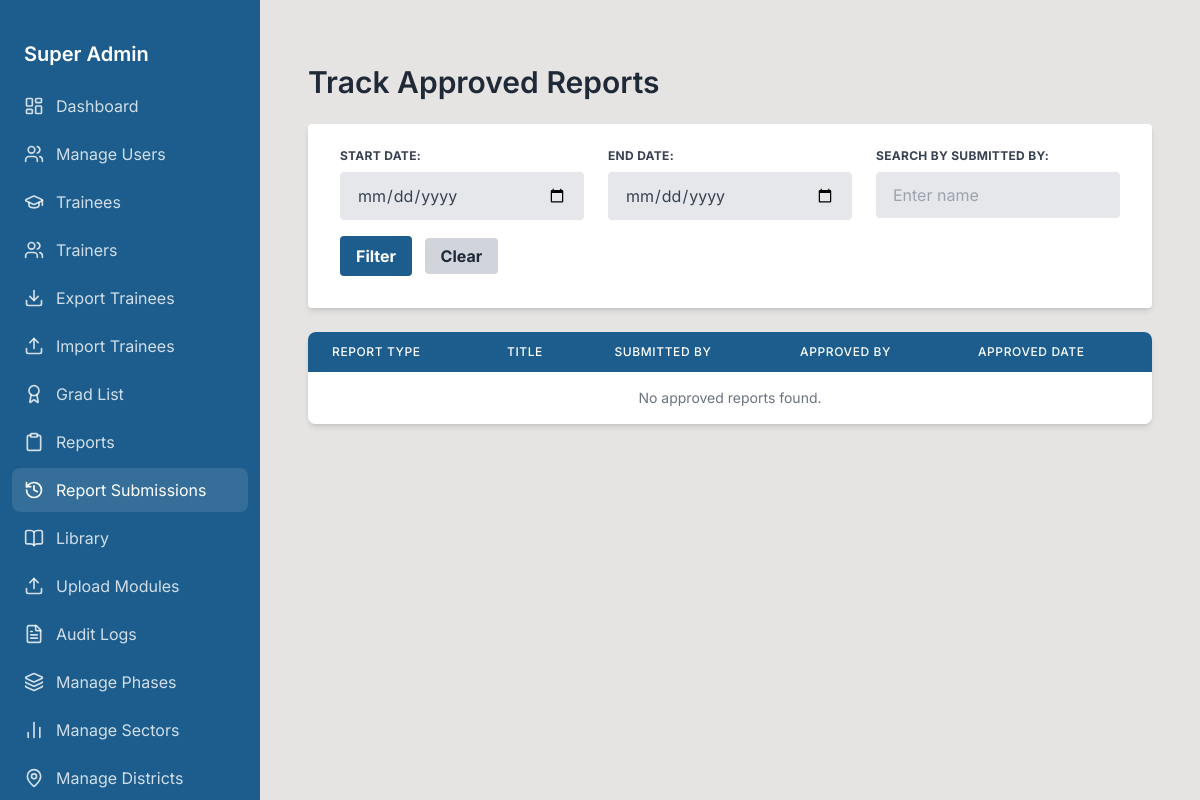
Page /track-reports/ (signed in) on the earlier database version.
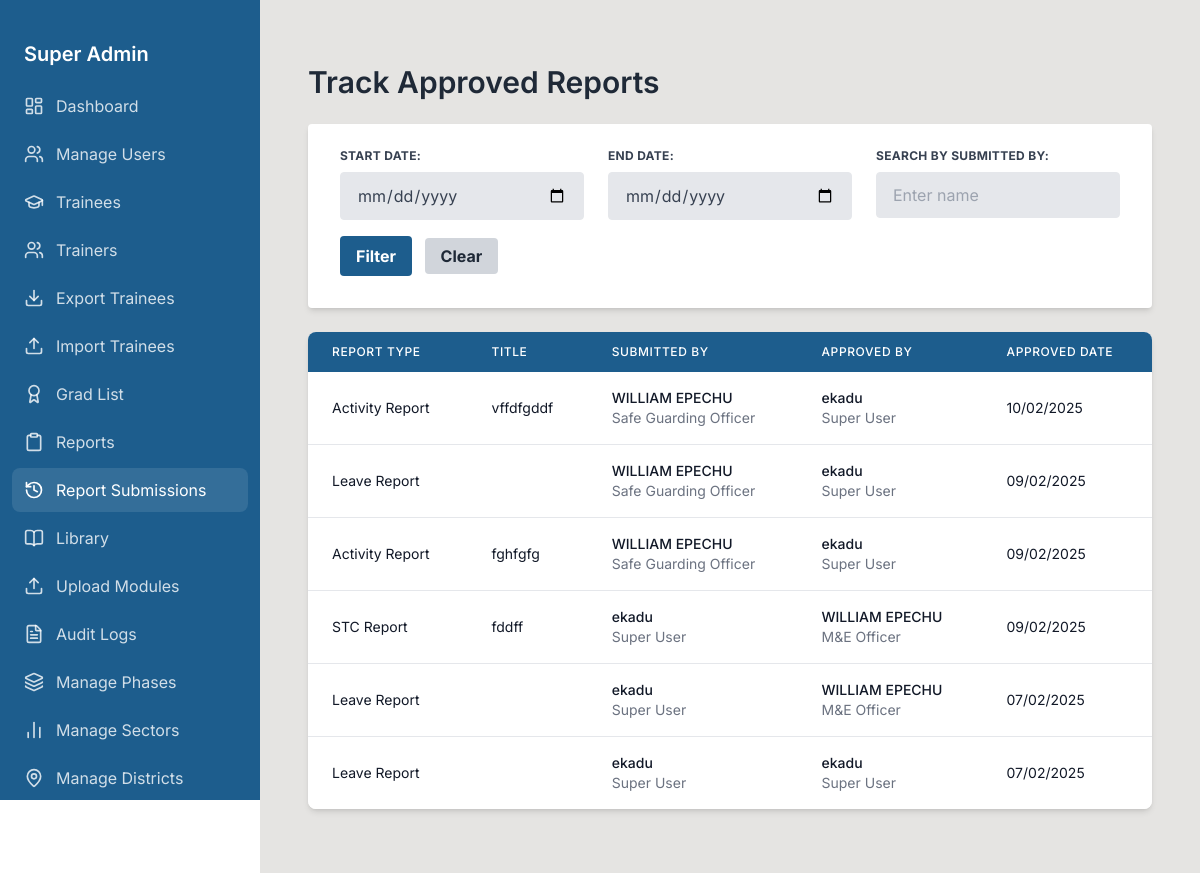
Same page on the later database version.
### urdt_app/models.py (models this page shows, shortened)
class ActivityReport(models.Model):
    STATUS_CHOICES = [
        ('PENDING', 'Pending'),
        ('APPROVED', 'Approved'),
        ('REJECTED', 'Rejected'),
    ]
    report_type = models.CharField(max_length=10, default='ACTIVITY')
    status = models.CharField(max_length=10, choices=STATUS_CHOICES, default='PENDING')
    prepared_by = models.ForeignKey(
        settings.AUTH_USER_MODEL,
        on_delete=models.CASCADE,
        related_name='activity_prepared_reports'
    )
    created_at = models.DateTimeField(auto_now_add=True)
    assigned_approver = models.ForeignKey(
        settings.AUTH_USER_MODEL,
        null=True, blank=True,
        on_delete=models.SET_NULL,
        related_name='activity_reports_to_approve',
        limit_choices_to=~Q(role__in=['TRAINER','TRAINEE'])
    )
    approved_by = models.ForeignKey(
        settings.AUTH_USER_MODEL,
        null=True, blank=True,
        on_delete=models.SET_NULL,
        related_name='activity_approved_reports'
    )
    approved_at = models.DateField(null=True, blank=True)
    viewers = models.ManyToManyField(
        settings.AUTH_USER_MODEL,
        blank=True,
        related_name='activity_viewable_reports',
        limit_choices_to=~Q(role__in=['TRAINER','TRAINEE'])
    )
    project_name = models.CharField(max_length=255)
    title = models.CharField(max_length=255)
    date = models.DateField(null=True, blank=True, help_text="Date of the activity")
    venue = models.CharField(max_length=255, blank=True)
    purpose = models.TextField(blank=True)
    outcome = models.TextField(blank=True)
    key_activities_conducted = models.TextField(blank=True)
    results_of_activity_findings = models.TextField(blank=True)
    emerging_issues_key_lesson = models.TextField(blank=True)
    challenges_and_mitigation = models.TextField(blank=True)
    key_actions_recommendations = models.TextField(blank=True)

class CustomUser(AbstractUser):
    ROLE_CHOICES = [
        ('SUPER_USER', 'Super User'),
        ('ADMINISTRATIVE_USER', 'Admin'),
        ('SUB_ADMIN', 'Sub Admin'),
        ('EPICENTER_MANAGER', 'Epicenter Manager'),
        ('SECTOR_LEAD', 'Sector Lead'),
        ('DATA_ENTRANT', 'Data Entrant'),
        ('TRAINER', 'Trainer'),
        ('TRAINEE', 'Trainee'),
    ]
    DESIGNATION_CHOICES = [
        ('Project Manager', 'Project Manager'),
        ('CEO', 'CEO'),
        ('Academic Registrar', 'Academic Registrar'),
        ('Director Education and Training', 'Director Education and Training'),
        ('Director Finance and Admin', 'Director Finance and Admin'),
        ('Director Epicentre Strategy', 'Director Epicentre Strategy'),
        ('Director Cooperate Relations', 'Director Corporate Relations'),
        ('Human Resource', 'Human Resource'),
        ('Safe Guarding Officer', 'Safeguarding Officer'),
        ('Principal', 'Principal'),
        ('Accountant', 'Accountant'),
        ('M&E Officer', 'M&E Officer'),
        ('MERL Coordinator', 'MERL Coordinator'),
        ('IT Officer', 'IT Officer'),
        ('Artisan', 'Artisan'),
        ('Agribusiness Practitioner', 'Agribusiness Practitioner'),
    ]
    role = models.CharField(max_length=20, choices=ROLE_CHOICES, default='SECTOR_LEAD')
    designation = models.CharField(max_length=255, null=True, blank=True)
    phone_number = models.CharField(max_length=15, blank=True, null=True)
    sector = models.ForeignKey(
        'Sector', on_delete=models.SET_NULL, null=True, blank=True, related_name='sector_leads'
    )
    district = models.ForeignKey(
        'District', on_delete=models.SET_NULL, null=True, blank=True, related_name='epicenter_managers'
    )
    data_entrant_district = models.ForeignKey(
        'District', on_delete=models.SET_NULL, null=True, blank=True, related_name='data_entrants'
    )
    can_enroll_trainees = models.BooleanField(default=False, help_text="Can enroll trainees")
    can_enroll_trainers = models.BooleanField(default=False, help_text="Can enroll trainers")
    can_edit_trainees = models.BooleanField(default=False, help_text="Can edit assigned trainees")

class LeaveReport(models.Model):
    STATUS_CHOICES = [
        ('PENDING', 'Pending'),
        ('APPROVED', 'Approved'),
        ('REJECTED', 'Rejected'),
    ]
    report_type = models.CharField(max_length=20, default='LEAVE')
    status = models.CharField(
        max_length=10, choices=STATUS_CHOICES, default='PENDING'
    )
    prepared_by = models.ForeignKey(
        settings.AUTH_USER_MODEL,
        on_delete=models.CASCADE,
        related_name='leave_prepared_reports'
    )
    created_at = models.DateTimeField(auto_now_add=True)
    assigned_approver = models.ForeignKey(
        settings.AUTH_USER_MODEL,
        null=True, blank=True,
        on_delete=models.SET_NULL,
        related_name='leave_reports_to_approve',
        limit_choices_to=~Q(role__in=['TRAINER','TRAINEE'])
    )
    approved_by = models.ForeignKey(
        settings.AUTH_USER_MODEL,
        null=True, blank=True,
        on_delete=models.SET_NULL,
        related_name='leave_approved_reports'
    )
    approved_at = models.DateField(null=True, blank=True)
    viewers = models.ManyToManyField(
        settings.AUTH_USER_MODEL,
        blank=True,
        related_name='leave_viewable_reports',
        limit_choices_to=~Q(role__in=['TRAINER','TRAINEE'])
    )
    LEAVE_TYPE_CHOICES = [
        ('Annual', 'Annual'),
        ('Sick', 'Sick'),
        ('Maternity/Paternity', 'Maternity/Paternity'),
        ('Study', 'Study'),
        ('Sabbatical', 'Sabbatical'),
        ('Other', 'Other'),
    ]
    type_of_leave = models.CharField(max_length=255, blank=True, help_text="Comma-separated leave types chosen")
    other_leave_text = models.CharField(max_length=255, blank=True, help_text="If 'Other' is chosen")
    previous_allocation = models.CharField(max_length=100, blank=True)
    taken = models.CharField(max_length=100, blank=True)
    remaining = models.CharField(max_length=100, blank=True)
    start_date = models.DateField(null=True, blank=True)
    end_date = models.DateField(null=True, blank=True)
    total_days = models.IntegerField(editable=False, null=True, blank=True)  # Auto-calculated field
    resuming_work_day = models.DateField(null=True, blank=True)

class STCReport(models.Model):
    STATUS_CHOICES = [
        ('PENDING', 'Pending'),
        ('CHECKED', 'Checked'),
        ('APPROVED', 'Approved'),
        ('REJECTED', 'Rejected'),
    ]
    report_type = models.CharField(max_length=10, default='STC')
    status = models.CharField(max_length=10, choices=STATUS_CHOICES, default='PENDING')
    grand_total = models.CharField(max_length=100, blank=True)
    project_name = models.CharField(max_length=255)
    prepared_by = models.ForeignKey(
        settings.AUTH_USER_MODEL,
        on_delete=models.CASCADE,
        related_name='stc_prepared_reports'
    )
    created_at = models.DateTimeField(auto_now_add=True)
    assigned_approver = models.ForeignKey(
        settings.AUTH_USER_MODEL,
        null=True, blank=True,
        on_delete=models.SET_NULL,
        related_name='stc_reports_to_approve',
        limit_choices_to=~Q(role__in=['TRAINER', 'TRAINEE'])
    )
    approved_by = models.ForeignKey(
        settings.AUTH_USER_MODEL,
        null=True, blank=True,
        on_delete=models.SET_NULL,
        related_name='stc_approved_reports'
    )
    approved_at = models.DateField(null=True, blank=True)
    assigned_checker = models.ForeignKey(
        settings.AUTH_USER_MODEL,
        null=True, blank=True,
        on_delete=models.SET_NULL,
        related_name='stc_reports_to_check',
        limit_choices_to=~Q(role__in=['TRAINER', 'TRAINEE'])
    )
    checked_by = models.ForeignKey(
        settings.AUTH_USER_MODEL,
        null=True, blank=True,
        on_delete=models.SET_NULL,
        related_name='stc_checked_reports'
    )
    checked_at = models.DateField(null=True, blank=True)
    viewers = models.ManyToManyField(
        settings.AUTH_USER_MODEL,
        blank=True,
        related_name='stc_viewable_reports',
        limit_choices_to=~Q(role__in=['TRAINER', 'TRAINEE'])
    )
    title = models.CharField(max_length=255)
    output = models.TextField(blank=True)
    outcome = models.TextField(blank=True)
    current_reality = models.TextField(blank=True)

### urdt_app/views.py (the view, shortened to what this page needs)
# urls.py: path('track-reports/', views.track_report_submissions, name='track_report_submissions'),
@login_required
@user_passes_test(superuser_required)
def track_report_submissions(request):
    approved_stc_reports = STCReport.objects.filter(status='APPROVED').select_related('prepared_by', 'approved_by')
    approved_activity_reports = ActivityReport.objects.filter(status='APPROVED').select_related('prepared_by', 'approved_by')
    approved_leave_reports = LeaveReport.objects.filter(status='APPROVED').select_related('prepared_by', 'approved_by')
    start_date = request.GET.get('start_date')
    end_date = request.GET.get('end_date')
    search = request.GET.get('search', '').strip()
    if start_date:
        approved_stc_reports = approved_stc_reports.filter(created_at__gte=start_date)
        approved_activity_reports = approved_activity_reports.filter(created_at__gte=start_date)
        approved_leave_reports = approved_leave_reports.filter(created_at__gte=start_date)
    if end_date:
        approved_stc_reports = approved_stc_reports.filter(created_at__lte=end_date)
        approved_activity_reports = approved_activity_reports.filter(created_at__lte=end_date)
        approved_leave_reports = approved_leave_reports.filter(created_at__lte=end_date)
    approved_stc_reports = approved_stc_reports.annotate(
        report_type_label=Value('STC Report', output_field=CharField())
    )
    approved_activity_reports = approved_activity_reports.annotate(
        report_type_label=Value('Activity Report', output_field=CharField())
    )
    approved_leave_reports = approved_leave_reports.annotate(
        report_type_label=Value('Leave Report', output_field=CharField())
    )
    approved_reports = sorted(
        chain(approved_stc_reports, approved_activity_reports, approved_leave_reports),
        key=lambda report: report.created_at,
        reverse=True
    )
    paginator = Paginator(approved_reports, 15)
    page_number = request.GET.get('page')
    page_reports = paginator.get_page(page_number)
    context = {
        'approved_reports': page_reports,
        'start_date': start_date,
        'end_date': end_date,
        'search': search,
    }
    return render(request, 'superuser/track_report_submissions.html', context)

### templates/superuser/track_report_submissions.html (shortened to what this page needs)
{% extends "superuser/base.html" %}
{% block content %}
<div class="container mx-auto px-4 py-8">
  <h1 class="text-3xl font-semibold text-gray-800 mb-6">Track Approved Reports</h1>
  <form method="get" action="{% url 'track_report_submissions' %}" class="mb-6 bg-white shadow-md rounded px-8 pt-6 pb-8">
    <div class="flex flex-wrap -mx-3 mb-4">
      <div class="w-full md:w-1/3 px-3 mb-6 md:mb-0">
        <label for="start_date" class="block uppercase tracking-wide text-gray-700 text-xs font-bold mb-2">
          Start Date:
        </label>
        <input type="date" name="start_date" id="start_date" value="{{ start_date|default_if_none:'' }}"
               class="appearance-none block w-full bg-gray-200 text-gray-700 border border-gray-200 rounded py-3 px-4 leading-tight focus:outline-none focus:bg-white focus:border-gray-500">
      </div>
      <div class="w-full md:w-1/3 px-3 mb-6 md:mb-0">
        <label for="end_date" class="block uppercase tracking-wide text-gray-700 text-xs font-bold mb-2">
          End Date:
        </label>
        <input type="date" name="end_date" id="end_date" value="{{ end_date|default_if_none:'' }}"
               class="appearance-none block w-full bg-gray-200 text-gray-700 border border-gray-200 rounded py-3 px-4 leading-tight focus:outline-none focus:bg-white focus:border-gray-500">
      </div>
      <div class="w-full md:w-1/3 px-3 mb-6 md:mb-0">
        <label for="search" class="block uppercase tracking-wide text-gray-700 text-xs font-bold mb-2">
          Search by Submitted By:
        </label>
        <input type="text" name="search" id="search" placeholder="Enter name" value="{{ search|default_if_none:'' }}"
               class="appearance-none block w-full bg-gray-200 text-gray-700 border border-gray-200 rounded py-3 px-4 leading-tight focus:outline-none focus:bg-white focus:border-gray-500">
      </div>
    </div>
    <div class="flex items-center justify-between">
      <div>
        <button type="submit" class="bg-[#1d5d8d] hover:bg-[#249428] text-white font-bold py-2 px-4 rounded focus:outline-none focus:shadow-outline">
          Filter
        </button>
        <a href="{% url 'track_report_submissions' %}" class="ml-2 bg-gray-300 hover:bg-gray-400 text-gray-800 font-bold py-2 px-4 rounded focus:outline-none focus:shadow-outline">
          Clear
        </a>
      </div>
    </div>
  </form>
  <div class="overflow-x-auto bg-white shadow-md rounded-lg">
    <table class="min-w-full table-auto">
      <thead class="bg-[#1d5d8d] text-white">
        <tr>
          <th class="px-6 py-3 text-left text-xs font-medium uppercase tracking-wider">Report Type</th>
          <th class="px-6 py-3 text-left text-xs font-medium uppercase tracking-wider">Title</th>
          <th class="px-6 py-3 text-left text-xs font-medium uppercase tracking-wider">Submitted By</th>
          <th class="px-6 py-3 text-left text-xs font-medium uppercase tracking-wider">Approved By</th>
          <th class="px-6 py-3 text-left text-xs font-medium uppercase tracking-wider">Approved Date</th>
        </tr>
      </thead>
      <tbody class="bg-white divide-y divide-gray-200">
        {% for report in approved_reports %}
        <tr class="hover:bg-blue-50">
          <td class="px-6 py-4 whitespace-nowrap">
            <div class="text-sm text-gray-900">{{ report.report_type_label }}</div>
          </td>
          <td class="px-6 py-4 whitespace-normal">
            <div class="text-sm text-gray-900">{{ report.title }}</div>
          </td>
          <td class="px-6 py-4 whitespace-nowrap">
            <div class="text-sm font-medium text-gray-900">
              {{ report.prepared_by.get_full_name|default:report.prepared_by.username }}
            </div>
            <div class="text-sm text-gray-500">
              {% if report.prepared_by.designation %}
                {{ report.prepared_by.designation }}
              {% else %}
                {{ report.prepared_by.get_role_display }}
              {% endif %}
            </div>
          </td>
          <td class="px-6 py-4 whitespace-nowrap">
            {% if report.approved_by %}
              <div class="text-sm font-medium text-gray-900">
                {{ report.approved_by.get_full_name|default:report.approved_by.username }}
              </div>
              <div class="text-sm text-gray-500">
                {% if report.approved_by.designation %}
                  {{ report.approved_by.designation }}
                {% else %}
                  {{ report.approved_by.get_role_display }}
                {% endif %}
              </div>
            {% else %}
              <div class="text-sm text-gray-500">Not Approved</div>
            {% endif %}
          </td>
          <td class="px-6 py-4 whitespace-nowrap">
            <div class="text-sm text-gray-900">{{ report.approved_at|date:"d/m/Y" }}</div>
          </td>
        </tr>
        {% empty %}
        <tr>
          <td colspan="5" class="px-6 py-4 text-center text-sm text-gray-500">
            No approved reports found.
          </td>
        </tr>
        {% endfor %}
      </tbody>
    </table>
  </div>
</div>
{% endblock %}

Differences in the rows shown:
added ActivityReport: report_type_label "Activity Report", title "vffdfgddf", prepared_by.get_full_name "WILLIAM EPECHU", prepared_by.designation "Safe Guarding Officer", approved_by.get_full_name "ekadu", approved_by.role "Super User", approved_at "10/02/2025"
added LeaveReport: report_type_label "Leave Report", prepared_by.get_full_name "WILLIAM EPECHU", prepared_by.designation "Safe Guarding Officer", approved_by.get_full_name "ekadu", approved_by.role "Super User", approved_at "09/02/2025"
added ActivityReport: report_type_label "Activity Report", title "fghfgfg", prepared_by.get_full_name "WILLIAM EPECHU", prepared_by.designation "Safe Guarding Officer", approved_by.get_full_name "ekadu", approved_by.role "Super User", approved_at "09/02/2025"
added STCReport: report_type_label "STC Report", title "fddff", prepared_by.get_full_name "ekadu", prepared_by.role "Super User", approved_by.get_full_name "WILLIAM EPECHU", approved_by.designation "M&E Officer", approved_at "09/02/2025"
added LeaveReport: report_type_label "Leave Report", prepared_by.get_full_name "ekadu", prepared_by.role "Super User", approved_by.get_full_name "WILLIAM EPECHU", approved_by.designation "M&E Officer", approved_at "07/02/2025"
added LeaveReport: report_type_label "Leave Report", prepared_by.get_full_name "ekadu", prepared_by.role "Super User", approved_by.get_full_name "ekadu", approved_by.role "Super User", approved_at "07/02/2025"
Other differences:
text no longer shown: "No approved reports found."
